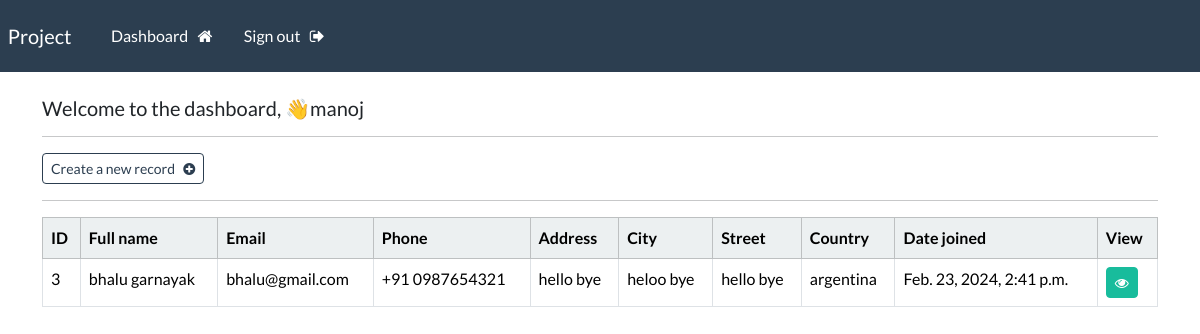
The page /dashboard (signed in) on the database its author committed.
### my_app/models.py (models this page shows)
class Record(models.Model):
    creation_date = models.DateTimeField(auto_now_add = True)
    first_name = models.CharField(max_length=50)
    last_name = models.CharField(max_length=50)
    email = models.CharField(max_length=50)
    phone = models.CharField(max_length=20)
    address = models.CharField(max_length=200)
    city = models.CharField(max_length=20)
    street = models.CharField(max_length=100)
    country = models.CharField(max_length=30)

### my_app/views.py (the view)
# urls.py: path('dashboard', views.dashboard, name='dashboard'),
@login_required(login_url='my-login')
def dashboard(request):
    my_records = Record.objects.all()
    context = {'records': my_records}
    return render(request, 'my_app/dashboard.html', context=context)

### my_app/templates/my_app/dashboard.html
{% extends "my_app/base.html" %}
{% block content %}
<body>
    <h5>Welcome to the dashboard, 👋{{user}}</h5><hr>
    <a href="{%url 'create-record' %}" class="btn btn-outline-primary btn-sm">
        Create a new record &nbsp; <i class="fa fa-plus-circle" aria-hidden="true"></i>
    </a><hr>
    <table class="table table-hover table-bordered">
        <thead class="table-light">
            <tr>
                <th scope="col"> ID </th>
                <th scope="col"> Full name </th>
                <th scope="col"> Email </th>
                <th scope="col"> Phone </th>
                <th scope="col"> Address </th>
                <th scope="col"> City </th>
                <th scope="col"> Street </th>
                <th scope="col"> Country </th>
                <th scope="col"> Date joined </th>
                <th scope="col"> View </th>
            </tr>
        </thead>
        <tbody>
        {% if records %}
            {% for record in records %}
            <tr>
                <td>{{record.id}}</td>
                <td>{{record.first_name}} {{record.last_name}}</td>
                <td>{{record.email}}</td>
                <td>{{record.phone}}</td>
                <td>{{record.address}}</td>
                <td>{{record.city}}</td>
                <td>{{record.street}}</td>
                <td>{{record.country}}</td>
                <td>{{record.creation_date}}</td>
                <td><a class="btn btn-success btn-sm" href="{% url 'record' record.id %}">
                    <i class="fa fa-eye" aria-hidden="true"></i>
                </a></td>
            </tr>
            {% endfor %}
         {% endif %}
        </tbody>
    </table>
</body>
{% endblock %}

### my_app/templates/my_app/base.html (shortened to what this page needs)
{% load static %}
<!DOCTYPE html>
<html lang="en">
<head>
    <link rel="stylesheet" href="https://bootswatch.com/5/flatly/bootstrap.min.css">
    <link rel="stylesheet" href="{% static 'css/styles.css' %}">
    <link rel="stylesheet" href="https://cdnjs.cloudflare.com/ajax/libs/font-awesome/4.7.0/css/font-awesome.min.css">
</head>
<body>
    {% include 'my_app/navbar.html' %}
    <div class="container">
        <br>
        {% block content %}
        {% endblock %}
    </div>
</body>
</html>

### my_app/templates/my_app/navbar.html (shortened to what this page needs)
<nav class="navbar navbar-expand-lg navbar-dark bg-primary justify-content-center">
    <a class="navbar-brand main-heading" href="{% url '' %}">
      &nbsp; Project
    </a>
      <div class="collapse navbar-collapse text-center" id="navbarNavDropdown">
        <ul class="navbar-nav mr-auto">
          {% if user.is_authenticated %}
            <li class="nav-item">
              <a class="nav-link" href="{% url 'dashboard' %}">Dashboard &nbsp; <i class="fa fa-home" aria-hidden="true"></i> </a>
            </li>
            <li class="nav-item">
              <a class="nav-link" href="{% url 'user-logout' %}">Sign out &nbsp; <i class="fa fa-sign-out" aria-hidden="true"></i> </a>
            </li>
        </ul>
        {% endif %}
      </div>
  </nav>

### rows shown on the page
Record: id "3", first_name "bhalu", last_name "garnayak", email "bhalu@gmail.com", phone "+91 0987654321", address "hello bye", city "heloo bye", street "hello bye", country "argentina", creation_date "Feb. 23, 2024, 2:41 p.m."

### other values the page prints
{{ user }} "manoj"
